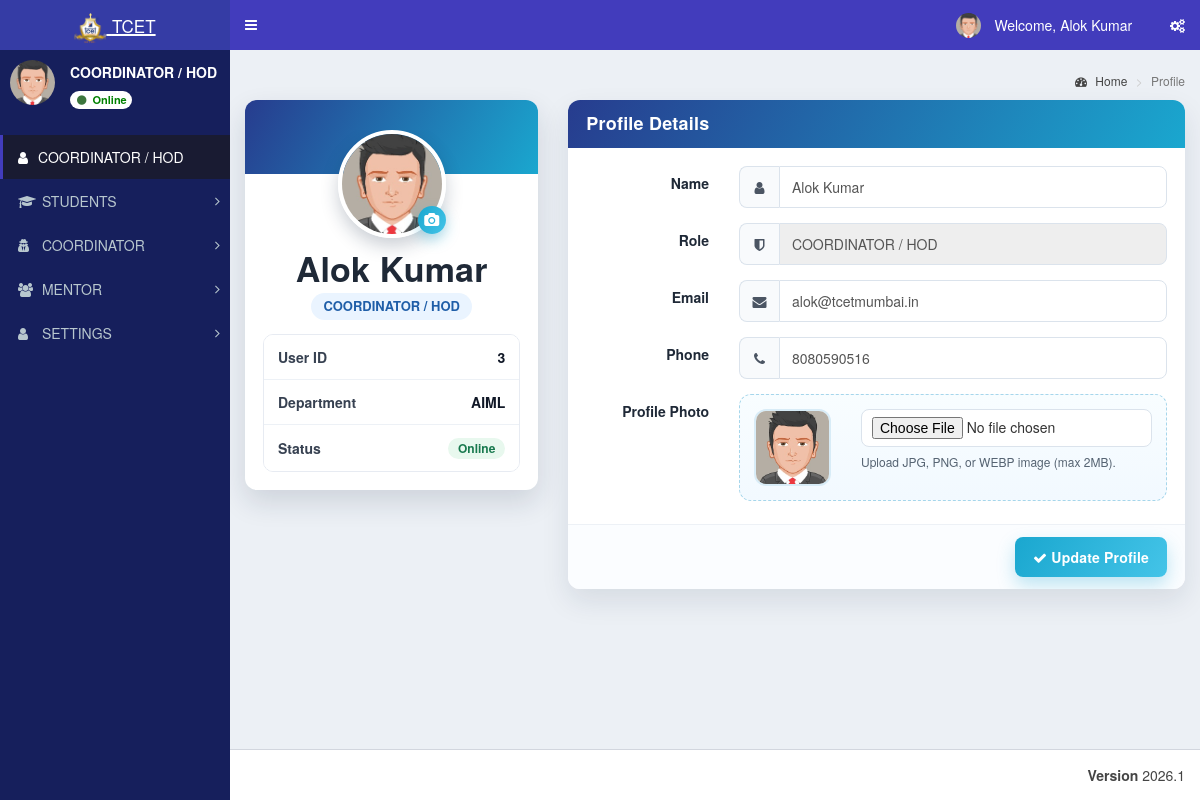
The page /admin/profile.php (signed in) on the database its author committed.
### tables this page shows
CREATE TABLE `st_role_master` (
  `role_id` int(11) NOT NULL,
  `role_name` varchar(100) NOT NULL
);

CREATE TABLE `st_login` (
  `login_id` int(11) NOT NULL,
  `username` varchar(200) NOT NULL,
  `password` varchar(255) NOT NULL,
  `user_id` int(11) NOT NULL,
  `created_at` timestamp NOT NULL DEFAULT current_timestamp()
);

CREATE TABLE `st_user_master` (
  `user_id` int(11) NOT NULL,
  `user_name` varchar(150) NOT NULL,
  `email_id` varchar(200) NOT NULL,
  `phone_number` varchar(15) DEFAULT NULL,
  `department_id` int(11) NOT NULL,
  `role_id` int(11) NOT NULL,
  `student_id` int(11) NOT NULL,
  `is_first_login` tinyint(1) DEFAULT 1
);

CREATE TABLE `st_menu_master` (
  `menu_id` int(11) NOT NULL,
  `menu_name` varchar(100) NOT NULL,
  `menu_icon` varchar(100) NOT NULL DEFAULT 'fa fa-folder'
);

CREATE TABLE `st_department_master` (
  `department_id` int(11) NOT NULL,
  `department_name` varchar(150) NOT NULL,
  `date` timestamp NOT NULL DEFAULT current_timestamp() ON UPDATE current_timestamp()
);

### admin/profile.php (the view, shortened to what the rows shown need)
<?php
include "header/header.php";
$currentUserId = intval($userid ?? 0);
$currentRoleId = intval($usertype ?? 0);
$defaultProfilePhoto = 'dist/img/user2-160x160.jpg';
$profilePhotoStorageDir = __DIR__ . DIRECTORY_SEPARATOR . 'uploads' . DIRECTORY_SEPARATOR . 'profile_photos';
$profilePhotoWebDir = 'uploads/profile_photos';
function getUserProfilePhotoWebPath($userId, $storageDir, $webDir, $defaultPath)
{
  $userId = intval($userId);
  if ($userId <= 0 || !is_dir($storageDir)) {
    return $defaultPath;
  }
  $matches = glob($storageDir . DIRECTORY_SEPARATOR . 'user_' . $userId . '.*');
  return $webDir . '/' . basename($matches[0]);
}
$profilePhotoWebPath = getUserProfilePhotoWebPath($currentUserId, $profilePhotoStorageDir, $profilePhotoWebDir, $defaultProfilePhoto);
$profileData = array(
  'username' => (string) ($username ?? ''),
  'role_name' => (string) ($role_name ?? ''),
  'email_id' => '',
  'phone_number' => '',
  'department_name' => ''
);
if ($currentUserId > 0 && $currentRoleId > 0) {
    $profileSql = "SELECT l.username, r.role_name, u.user_name, u.email_id, u.phone_number, d.department_name
                   FROM st_login l
                   LEFT JOIN st_user_master u ON u.user_id = l.user_id
                   LEFT JOIN st_role_master r ON r.role_id = u.role_id
                   LEFT JOIN st_department_master d ON d.department_id = u.department_id
                   WHERE l.user_id = ?
                   LIMIT 1";
  $profileStmt = mysqli_prepare($db_handle->conn, $profileSql);
  if ($profileStmt) {
      mysqli_stmt_bind_param($profileStmt, 'i', $currentUserId);
    mysqli_stmt_execute($profileStmt);
    $profileResult = mysqli_stmt_get_result($profileStmt);
    if ($profileResult && ($row = mysqli_fetch_assoc($profileResult))) {
      $displayName = trim((string) ($row['user_name'] ?? ''));
      $profileData['username'] = $displayName;
      $profileData['role_name'] = (string) ($row['role_name'] ?? $profileData['role_name']);
      $profileData['email_id'] = (string) ($row['email_id'] ?? '');
      $profileData['phone_number'] = (string) ($row['phone_number'] ?? '');
      $profileData['department_name'] = (string) ($row['department_name'] ?? '');
    }
  }
}
?>
<div class="content-wrapper">
  <section class="content" style="margin-top: 20px;">
    <div class="row">
      <div class="col-md-4">
        <div class="box profile-summary-card">
          <div class="box-body box-profile text-center profile-summary-body">
            <div class="profile-avatar-wrap">
              <img class="profile-avatar" src="<?php echo htmlspecialchars($profilePhotoWebPath); ?>" alt="User profile picture">
              <span class="profile-avatar-edit-tag"><i class="fa fa-camera"></i></span>
            </div>
            <h3 class="profile-display-name text-center"><?php echo htmlspecialchars($profileData['username']); ?></h3>
            <div class="profile-role-pill"><?php echo htmlspecialchars($profileData['role_name']); ?></div>
            <div class="profile-meta-box">
              <div class="profile-meta-row">
                <span class="profile-meta-label">User ID</span>
                <span class="profile-meta-value"><?php echo intval($currentUserId); ?></span>
              </div>
              <div class="profile-meta-row">
                <span class="profile-meta-label">Department</span>
                <span class="profile-meta-value"><?php echo htmlspecialchars($profileData['department_name'] !== '' ? $profileData['department_name'] : 'N/A'); ?></span>
              </div>
              <div class="profile-meta-row">
              </div>
            </div>
          </div>
        </div>
      </div>
      <div class="col-md-8">
        <div class="box profile-form-card">
          <form class="form-horizontal" method="POST" enctype="multipart/form-data">
            <div class="box-body">
              <div class="form-group">
                <div class="col-sm-9">
                  <div class="input-group profile-input-group">
                    <span class="input-group-addon"><i class="fa fa-user"></i></span>
                    <input type="text" class="form-control" name="profile_name" value="<?php echo htmlspecialchars($profileData['username']); ?>" required>
                  </div>
                </div>
              </div>
              <div class="form-group">
                <div class="col-sm-9">
                  <div class="input-group profile-input-group">
                    <span class="input-group-addon"><i class="fa fa-shield"></i></span>
                    <input type="text" class="form-control" value="<?php echo htmlspecialchars($profileData['role_name']); ?>" readonly>
                  </div>
                </div>
              </div>
              <div class="form-group">
                <div class="col-sm-9">
                  <div class="input-group profile-input-group">
                    <span class="input-group-addon"><i class="fa fa-envelope"></i></span>
                    <input type="email" class="form-control" name="profile_email" value="<?php echo htmlspecialchars($profileData['email_id']); ?>" placeholder="Enter email">
                  </div>
                </div>
              </div>
              <div class="form-group">
                <div class="col-sm-9">
                  <div class="input-group profile-input-group">
                    <span class="input-group-addon"><i class="fa fa-phone"></i></span>
                    <input type="text" class="form-control" name="profile_phone" value="<?php echo htmlspecialchars($profileData['phone_number']); ?>" placeholder="Enter phone number">
                  </div>
                </div>
              </div>
            </div>
          </form>
        </div>
      </div>
    </div>
  </section>
</div>
<?php include "header/footer.php"; ?>

### admin/header/header.php (shortened to what the rows shown need)
<?php
include_once("../database/db_connect.php");
$db_handle = new DBController();
$sessionLoginId = intval($_SESSION['user_login_id'] ?? $_SESSION['user_session'] ?? 0);
$usertype = 0;
$sql = "SELECT l.login_id, l.username, l.user_id, u.role_id, u.user_name, r.role_name
	    FROM st_login l
	    LEFT JOIN st_user_master u ON u.user_id = l.user_id
	    LEFT JOIN st_role_master r ON r.role_id = u.role_id
	    WHERE l.login_id='" . $sessionLoginId . "' LIMIT 1";
$result = mysqli_query($db_handle->conn, $sql);
if ($result && $result->num_rows > 0) {
	$row = $result->fetch_assoc();
	$username = $row['username'];
	$userid = intval($row['user_id']);
	$usertype = intval($row['role_id']);
}
$sql = "SELECT role_name FROM st_role_master WHERE role_id = ? LIMIT 1";
$stmt = mysqli_prepare($db_handle->conn, $sql);
if ($stmt) {
	mysqli_stmt_bind_param($stmt, 'i', $usertype);
	mysqli_stmt_execute($stmt);
	$result = mysqli_stmt_get_result($stmt);
	if ($row = mysqli_fetch_assoc($result)) {
		$role_name = $row['role_name'];
	}
}
?>
<!DOCTYPE html>
<html>
<head>
	<link rel="stylesheet" href="bootstrap/css/bootstrap.min.css">
	<link rel="stylesheet" href="https://cdnjs.cloudflare.com/ajax/libs/font-awesome/4.5.0/css/font-awesome.min.css">
	<link rel="stylesheet" href="https://cdnjs.cloudflare.com/ajax/libs/ionicons/2.0.1/css/ionicons.min.css">
	<link rel="stylesheet" href="dist/css/AdminLTE.min.css">
	<link rel="stylesheet" href="dist/css/skins/_all-skins.min.css">
	<link rel="stylesheet" href="plugins/iCheck/flat/blue.css">
	<link rel="stylesheet" href="plugins/morris/morris.css">
	<link rel="stylesheet" href="plugins/jvectormap/jquery-jvectormap-1.2.2.css">
	<link rel="stylesheet" href="plugins/datepicker/datepicker3.css">
	<link rel="stylesheet" href="plugins/daterangepicker/daterangepicker.css">
	<link rel="stylesheet" href="plugins/bootstrap-wysihtml5/bootstrap3-wysihtml5.min.css">
</head>
<body class="hold-transition skin-blue sidebar-mini main-content-responsive">
	<div class="wrapper">
		<aside class="main-sidebar">
			<section class="sidebar">
				<div class="user-panel">
					<div class="pull-left info">
						<p><span><?php echo htmlspecialchars($role_name); ?></span></p>
					</div>
				</div>
				<br />
				<?php include "side_menu.php"; ?>
		</aside>

### admin/header/side_menu.php (shortened to what the rows shown need)
<?php
function sidebar_has_column($conn, $table, $column)
{
	$escapedColumn = mysqli_real_escape_string($conn, $column);
	$result = mysqli_query($conn, "SHOW COLUMNS FROM $table LIKE '$escapedColumn'");
	$exists = ($result && mysqli_num_rows($result) > 0);
	return $exists;
}
$menuHasIconColumn = sidebar_has_column($db_handle->conn, 'st_menu_master', 'menu_icon');
$subMenuHasIconColumn = sidebar_has_column($db_handle->conn, 'st_sub_menu_master', 'sub_menu_icon');
$subMenuHasRouteColumn = sidebar_has_column($db_handle->conn, 'st_sub_menu_master', 'sub_menu_route');
$menuTree = array();
$menuIconSelect = $menuHasIconColumn
	? "COALESCE(NULLIF(TRIM(m.menu_icon), ''), 'fa fa-folder') AS menu_icon"
	: "'fa fa-folder' AS menu_icon";
$subMenuRouteSelect = $subMenuHasRouteColumn
	? "COALESCE(NULLIF(TRIM(sm.sub_menu_route), ''), '#') AS sub_menu_route"
	: "'#' AS sub_menu_route";
$subMenuIconSelect = $subMenuHasIconColumn
	? "COALESCE(NULLIF(TRIM(sm.sub_menu_icon), ''), 'fa fa-angle-double-right') AS sub_menu_icon"
	: "'fa fa-angle-double-right' AS sub_menu_icon";
$menuSql = "SELECT m.menu_id, m.menu_name, $menuIconSelect
			FROM st_menu_master m
			WHERE (
				EXISTS (
					SELECT 1
					FROM st_menu_allocation_master mar
					WHERE mar.menu_id = m.menu_id
					  AND mar.role_id = ?
					  AND mar.sub_menu_id IS NULL
				)
				OR EXISTS (
					SELECT 1
					FROM st_menu_allocation_master maa
					WHERE maa.menu_id = m.menu_id
					  AND maa.role_id = ?
					  AND maa.sub_menu_id IS NOT NULL
				)
			)
			ORDER BY m.menu_id";
$menuStmt = mysqli_prepare($db_handle->conn, $menuSql);
if ($menuStmt) {
	mysqli_stmt_bind_param($menuStmt, 'ii', $usertype, $usertype);
	mysqli_stmt_execute($menuStmt);
	$menuResult = mysqli_stmt_get_result($menuStmt);
	while ($menuRow = mysqli_fetch_assoc($menuResult)) {
		$menuId = (int) $menuRow['menu_id'];
		$menuTree[$menuId] = array(
			'menu_name' => $menuRow['menu_name'],
			'menu_icon' => $menuRow['menu_icon'],
			'submenus' => array()
		);
		$subSql = "SELECT sm.sub_menu_id, sm.sub_menu_name, $subMenuRouteSelect, $subMenuIconSelect
				   FROM st_sub_menu_master sm
				   WHERE sm.menu_id = ?
				   AND (
					   EXISTS (
						   SELECT 1
						   FROM st_menu_allocation_master mar
						   WHERE mar.sub_menu_id = sm.sub_menu_id
							 AND mar.role_id = ?
					   )
				   )
				   ORDER BY sm.sort_order ASC, sm.sub_menu_id ASC";
		$subStmt = mysqli_prepare($db_handle->conn, $subSql);
		if ($subStmt) {
			mysqli_stmt_bind_param($subStmt, 'ii', $menuId, $usertype);
			mysqli_stmt_execute($subStmt);
			$subResult = mysqli_stmt_get_result($subStmt);
			while ($subRow = mysqli_fetch_assoc($subResult)) {
				$menuTree[$menuId]['submenus'][] = $subRow;
			}
		}
	}
}
?>
<ul class="sidebar-menu" id="sidebar-dynamic-menu">
<?php
$sidebarHomeRoute = ((int) ($usertype ?? 0) === 5) ? 'student_dashboard.php' : 'index.php';
$sidebarHomeLabel = ((int) ($usertype ?? 0) === 5) ? 'DASHBOARD' : strtoupper((string) ($role_name ?? 'Dashboard'));
$sidebarHomeIcon = ((int) ($usertype ?? 0) === 5) ? 'fa fa-dashboard' : 'fa fa-user';
?>
<li class="active"><a href="<?php echo htmlspecialchars($sidebarHomeRoute); ?>"><i class="<?php echo htmlspecialchars($sidebarHomeIcon); ?>"></i><span><?php echo htmlspecialchars($sidebarHomeLabel); ?></span></a></li>
<?php foreach ($menuTree as $menuId => $menuData) {
	$menuName = trim((string) $menuData['menu_name']);
	$menuIcon = trim((string) $menuData['menu_icon']);
?>
<li class="treeview" data-menu-id="<?php echo $menuId; ?>" id="sidebar-menu-<?php echo $menuId; ?>">
<a href="#">
<i class="<?php echo htmlspecialchars($menuIcon); ?>" aria-hidden="true"></i> <span><?php echo strtoupper(htmlspecialchars($menuName)); ?></span>
<span class="pull-right-container">
<i class="fa fa-angle-right pull-right"></i>
</span>
</a>
</li>
<?php } ?>
</ul>
</section>

### rows shown on the page
st_role_master: role_name "COORDINATOR / HOD"
st_login: user.role_name "COORDINATOR / HOD", user.user_name "Alok Kumar", st_role_master.role_name "COORDINATOR / HOD", user "3", st_department_master.department_name "AIML", profile_name "Alok Kumar", role_name "COORDINATOR / HOD", profile_email "alok@tcetmumbai.in", profile_phone "8080590516"
st_menu_master: menu_name "STUDENTS"
st_menu_master: menu_name "COORDINATOR"
st_menu_master: menu_name "MENTOR"
st_menu_master: menu_name "SETTINGS"

### other values the page prints
$name "Alok Kumar"
